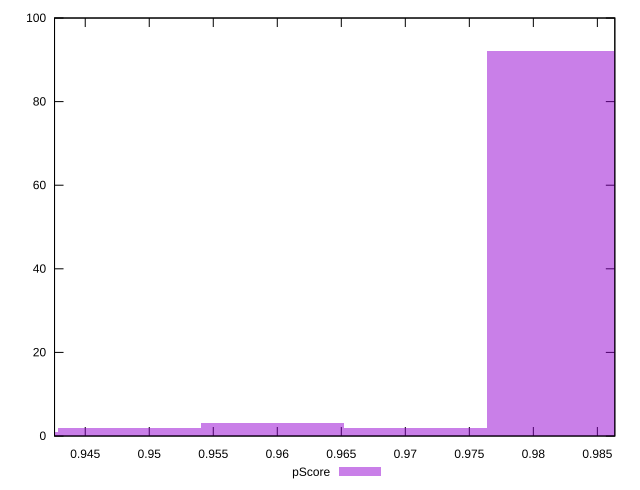

Recreate this plot in gnuplot.
reset

$pScore <<EOF
0.9708013565142372 2
0.9373254476689186 1
0.98195999279601 92
0.9596427202324643 3
0.9484840839506915 2
EOF

set key outside below
set boxwidth 0.01115863628177284
set xrange [0.9426016327372437:0.9863638898274099]
set yrange [0:100]
set trange [0:100]
set style fill transparent solid 0.5 noborder
set terminal svg size 640, 490 enhanced background rgb 'white'
set output "report_0_00242021-02-20T12:25:28.543Z/first-cpu-idle/samples/pages/pScore/histogram.svg"

plot $pScore title "pScore" with boxes

reset
